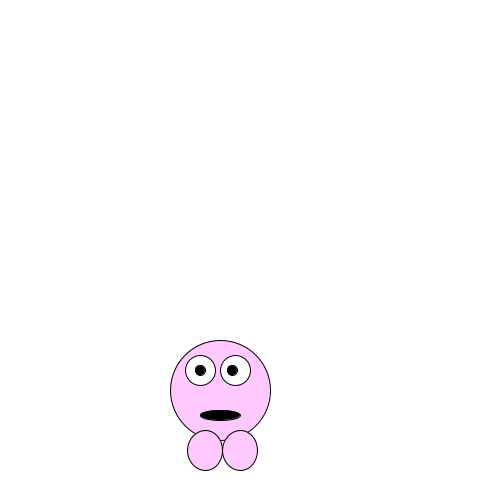
Frame 1 (no input)
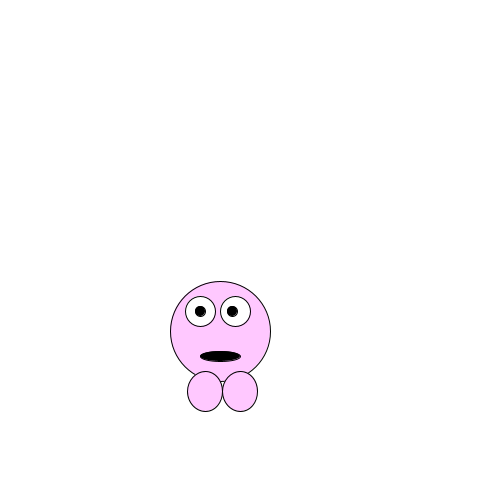
Frame 60 (the mouse pressed at the canvas centre just before this capture)
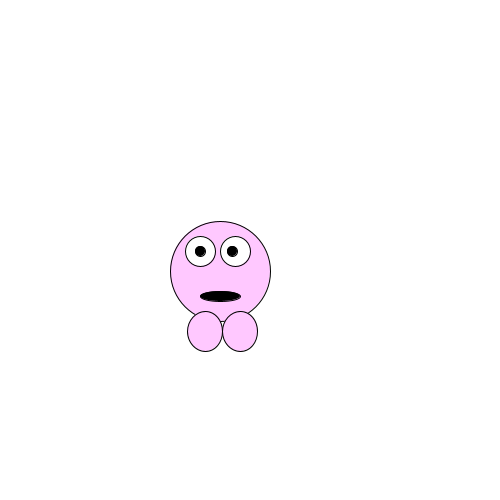
Frame 120 (the mouse held since frame 60 and released just before this capture)

The Processing sketch that drew these frames (run headless with seeded random() and noise(); from frame 60 on, the mouse is pressed at the canvas centre):

// Processing sketch: processing_125210
// ── processing_125210.pde

  int monsterY = 390;
  int monsterX = 220;
  

void setup() {
  size(500, 500);
}
void draw() {
  background(255);
  //hoofd
  fill(255, 200, 255);
  ellipse(monsterX, monsterY, 100, 100);
//linker iris
  fill(255, 255, 255);
  ellipse(monsterX-20, monsterY-20, 30, 30);
  //rechter iris
  fill(255, 255, 255);
  ellipse(monsterX+15,monsterY-20, 30, 30);
  //linker pupil
  fill (0);
  ellipse (monsterX+12, monsterY-20,10,10);
  //rechter pupil
  fill (0);
  ellipse (monsterX-20, monsterY-20,10,10);
  fill(255, 200, 255);
  ellipse(monsterX +20, monsterY+60, 35, 40);
  fill(255, 200, 255);
  ellipse(monsterX-15, monsterY+60, 35, 40);
  fill(0);
  ellipse(monsterX, monsterY+25, 40, 10);


if (monsterY > 60)
 monsterY = monsterY - 1;
  
if (monsterY < 61)
monsterY = monsterY +390;
 }
